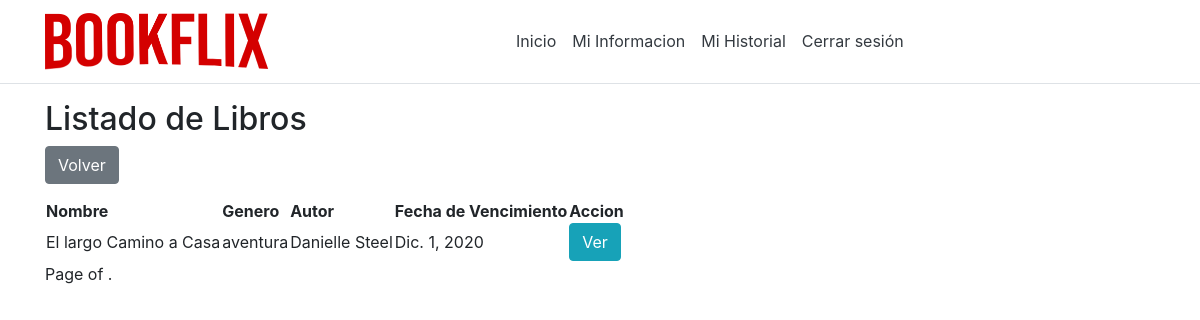
Page /listBooks/ (signed in) on the earlier database version.
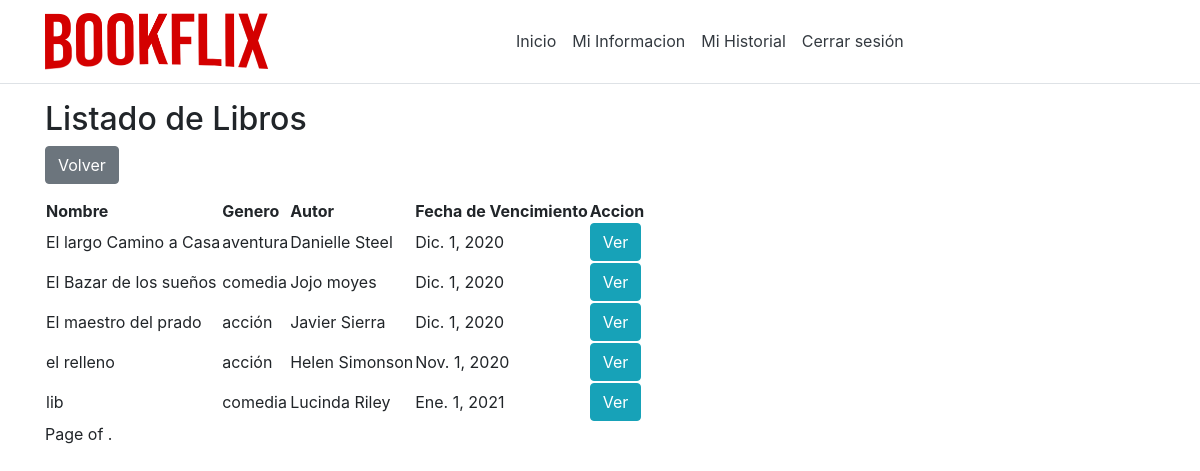
Same page on the later database version.
### app/models.py (models this page shows, shortened)
class Libro(models.Model):
    id = models.AutoField(primary_key=True)
    nombre = models.CharField(max_length=50,unique=True)
    isbn = models.IntegerField(unique=True)
    idAutor = models.ForeignKey(Autor,on_delete=models.CASCADE,null=True,blank=True)
    idGenero = models.ForeignKey(Genero,on_delete=models.CASCADE,null=True,blank=True)
    idEditorial = models.ForeignKey(Editorial,on_delete=models.CASCADE,null=True,blank=True)
    descripcion = models.CharField(max_length=1000)
    foto = models.ImageField(upload_to='static/images/',null=True,blank=True)
    vistos = models.IntegerField(null=True, default=0)
    ultimoCapitulo = models.BooleanField(default=False)
    LibroEnCapitulos = models.BooleanField(default=False)
    fechaVencimientoFinal = models.DateField(null=True)

class Genero(models.Model):
    id = models.AutoField(primary_key=True)
    nombre = models.CharField(max_length=50,unique=True)
    def __str__(self):
        return self.nombre

class Autor(models.Model):
    id = models.AutoField(primary_key=True)
    nombre = models.CharField(max_length=50,unique=True)
    def __str__(self):
        return self.nombre

### app/views.py (the view)
# urls.py: path('listBooks/', views.listBooks),
def listBooks(request):
    libros = Libro.objects.filter().order_by('vistos')
    if not request.user.admin:
        libros = libros_activos(libros)
    paginator = Paginator(libros, 5)
    page_number = request.GET.get('page')
    page_obj = paginator.get_page(page_number)
    return render(request, "shared/listOfBooks.html", {'libros': page_obj, 'librosActivos': libros_activos(libros)})

### app/models.py (called while the page is built)
    @property
    def is_active(self):
        return self.active

    @property
    def is_superuser(self):
        return self.superuser

### app/views.py (called while the page is built)
def libros_activos(libros):
    now = datetime.date.today()
    librosActivos = Libro.objects.none()
    for libro in libros:
        cumple = Capitulo.objects.filter(idLibro=libro.id,fechaLanzamiento__lte=now,fechaVencimiento__gte=now)
        if cumple:
            librosActivos = librosActivos.union(Libro.objects.filter(id=libro.id))
            Libro.objects.filter(id=libro.id).update(fechaVencimientoFinal=cumple.first().fechaVencimiento)
    return librosActivos
    return libros_activos

### app/templates/shared/listOfBooks.html (shortened to what this page needs)
{% extends 'default/layout.html' %}
{% block suscriptor %}
<h2>Listado de Libros</h2>
<form method="get" action="/inicio">
    <button class="btn btn-secondary" type="submit">Volver</button>
</form>
{% if librosActivos %}
<table>
    <thead>
        <tr>
            <th>Nombre</th>
            <th>Genero</th>
            <th>Autor</th>
            <th>Fecha de Vencimiento</th>
            <th>Accion</th>
        </tr>
    </thead>
    <tbody>
        {% for libro in librosActivos %}
        <tr>
            <td>{{ libro.nombre }}</td>
            <td>{{ libro.idGenero }}</td>
            <td>{{ libro.idAutor }}</td>
            <td>{{ libro.fechaVencimientoFinal }}</td>
            <td><a class="btn btn-info" role="button" href="/viewBook/{{ libro.id }}">Ver</a></td>
        {% endfor %}
    </tbody>
</table>
<div class="pagination">
    <span class="step-links">
        <span class="current">
            Page {{ librosActivos.number }} of {{ librosActivos.paginator.num_pages }}.
        </span>
    </span>
</div>
{% else %}
    <h4>No hay libros disponibles</h4>
{% endif %}
{% endblock %}

Differences in the rows shown:
now on this page (row edited): Libro: nombre "El Bazar de los sueños", idGenero "comedia", idAutor "Jojo moyes", fechaVencimientoFinal "Dic. 1, 2020"
now on this page (row edited): Libro: nombre "El maestro del prado", idGenero "acción", idAutor "Javier Sierra", fechaVencimientoFinal "Dic. 1, 2020"
now on this page (row edited): Libro: nombre "el relleno", idGenero "acción", idAutor "Helen Simonson", fechaVencimientoFinal "Nov. 1, 2020"
now on this page (row edited): Libro: nombre "lib", idGenero "comedia", idAutor "Lucinda Riley", fechaVencimientoFinal "Ene. 1, 2021"
